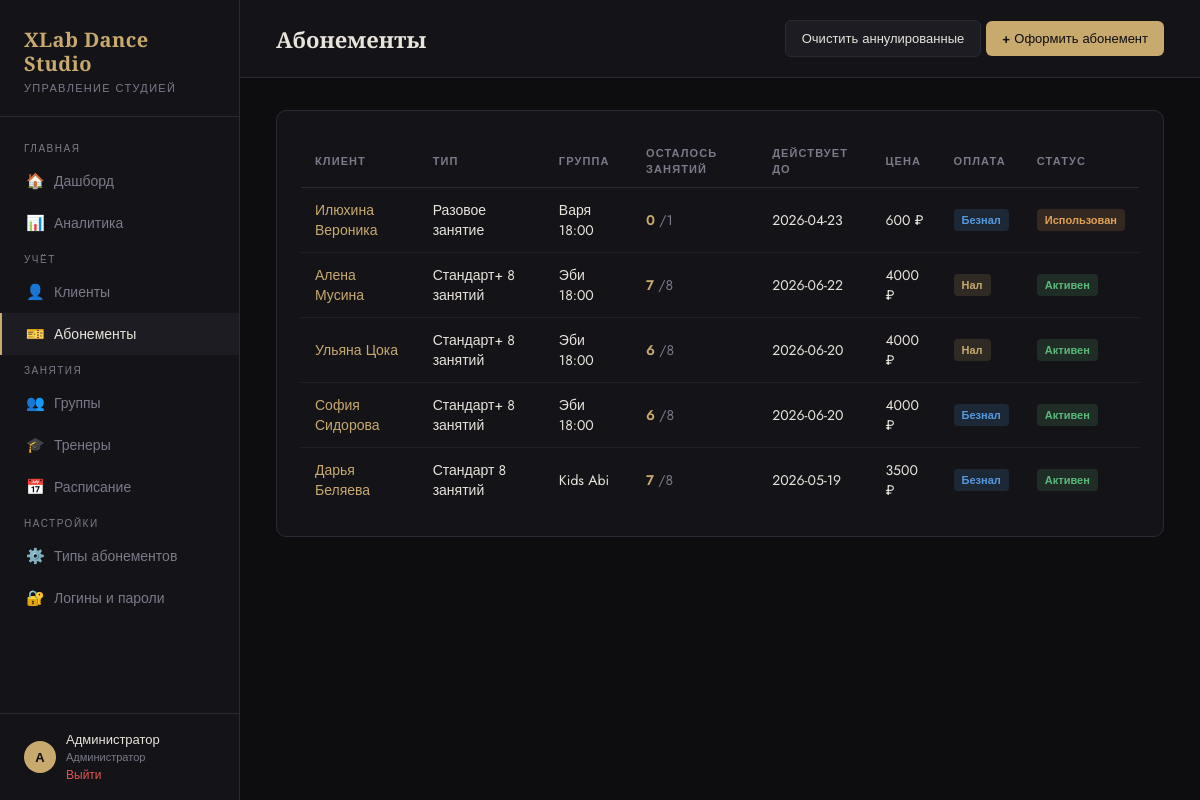
The app's page /subscriptions (signed in) with its own data.
### tables this page shows
CREATE TABLE users (
            id INTEGER PRIMARY KEY AUTOINCREMENT,
            role TEXT NOT NULL, -- admin | trainer
            username TEXT UNIQUE NOT NULL,
            password TEXT NOT NULL,
            name TEXT NOT NULL,
            trainer_id INTEGER UNIQUE REFERENCES trainers(id) ON DELETE CASCADE
        );

CREATE TABLE subscriptions (
            id INTEGER PRIMARY KEY AUTOINCREMENT,
            client_id INTEGER REFERENCES clients(id) ON DELETE CASCADE,
            type_id INTEGER REFERENCES subscription_types(id),
            group_id INTEGER REFERENCES groups(id) ON DELETE SET NULL,
            lessons_total INTEGER NOT NULL,
            lessons_left INTEGER NOT NULL,
            start_date TEXT NOT NULL,
            end_date TEXT NOT NULL,
            price_paid REAL NOT NULL,
            status TEXT DEFAULT 'active',
            created_at TEXT DEFAULT (datetime('now','localtime'))
        , payment_method TEXT DEFAULT 'cash', cash_amount REAL DEFAULT 0, non_cash_amount REAL DEFAULT 0);

CREATE TABLE clients (
            id INTEGER PRIMARY KEY AUTOINCREMENT,
            name TEXT NOT NULL,
            phone TEXT,
            email TEXT,
            birthdate TEXT,
            parent_id INTEGER REFERENCES clients(id) ON DELETE SET NULL,
            notes TEXT,
            created_at TEXT DEFAULT (datetime('now','localtime'))
        );

CREATE TABLE subscription_types (
            id INTEGER PRIMARY KEY AUTOINCREMENT,
            name TEXT NOT NULL,
            lessons_count INTEGER NOT NULL,
            price REAL NOT NULL,
            validity_days INTEGER NOT NULL,
            carry_over INTEGER DEFAULT 0,
            description TEXT
        );

CREATE TABLE groups (
            id INTEGER PRIMARY KEY AUTOINCREMENT,
            name TEXT NOT NULL,
            trainer_id INTEGER REFERENCES trainers(id) ON DELETE SET NULL,
            age_range TEXT,
            level TEXT,
            max_capacity INTEGER DEFAULT 20,
            description TEXT,
            created_at TEXT DEFAULT (datetime('now','localtime'))
        );

### app.py (the view)
@app.route('/subscriptions')
@login_required
def subscriptions():
    db = get_db()
    subs = db.execute('''SELECT s.*, c.name as client_name, st.name as type_name, g.name as group_name
        FROM subscriptions s
        JOIN clients c ON s.client_id=c.id
        JOIN subscription_types st ON s.type_id=st.id
        LEFT JOIN groups g ON s.group_id=g.id
        WHERE s.status != 'cancelled'
        ORDER BY s.created_at DESC''').fetchall()
    return render_template('subscriptions.html', subscriptions=subs)

### app.py (called while the page is built, shortened)
def current_role():
    return session.get('role', 'admin')

def is_admin():
    return current_role() == 'admin'

def sync_session_user():
    if 'user_id' not in session:
        return
    db = get_db()
    user = db.execute('SELECT role, trainer_id, name FROM users WHERE id=?', (session['user_id'],)).fetchone()
    if not user:
        session.clear()
        return
    session['role'] = user['role']
    session['trainer_id'] = user['trainer_id']
    session['user_name'] = user['name']

@app.before_request
def setup():
    if request.endpoint is None:
        return
    if request.endpoint in ('login', 'logout', 'static'):
        return
    if 'user_id' not in session:
        return
    sync_session_user()
    if is_admin():
        return

def login_required(f):
    from functools import wraps
    @wraps(f)
    def decorated(*args, **kwargs):
        if 'user_id' not in session:
            return redirect(url_for('login'))
        return f(*args, **kwargs)
    return decorated

### database.py (called while the page is built)
def get_db():
    from app import app
    if 'db' not in g:
        g.db = sqlite3.connect(DATABASE)
        g.db.row_factory = sqlite3.Row
        g.db.execute("PRAGMA foreign_keys = ON")
    return g.db

### templates/subscriptions.html (shortened to what this page needs)
{% extends "base.html" %}
{% block topbar_title %}Абонементы{% endblock %}
{% block topbar_actions %}
  <form method="POST" action="{{ url_for('delete_cancelled_subscriptions') }}" style="display:inline;" onsubmit="return confirm('Удалить все аннулированные абонементы?')">
    <button type="submit" class="btn btn-secondary">Очистить аннулированные</button>
  </form>
  <a href="{{ url_for('add_subscription') }}" class="btn btn-primary">+ Оформить абонемент</a>
{% endblock %}
{% block content %}
<div class="card">
  {% if subscriptions %}
  <div class="table-wrap">
    <table>
      <thead>
        <tr><th>Клиент</th><th>Тип</th><th>Группа</th><th>Осталось занятий</th><th>Действует до</th><th>Цена</th><th>Оплата</th><th>Статус</th></tr>
      </thead>
      <tbody>
        {% for s in subscriptions %}
        <tr>
          <td><a href="{{ url_for('client_detail', id=s.client_id) }}">{{ s.client_name }}</a></td>
          <td>{{ s.type_name }}</td>
          <td>{{ s.group_name or '—' }}</td>
          <td>
            <span style="color:var(--accent); font-weight:600">{{ s.lessons_left }}</span>
            <span style="color:var(--muted)">/{{ s.lessons_total }}</span>
          </td>
          <td>{{ s.end_date }}</td>
          <td>{{ "%.0f"|format(s.price_paid) }} ₽</td>
          <td>
            {% if s.payment_method == 'card' %}
              <span class="badge badge-blue">Безнал</span>
            {% elif s.payment_method == 'mixed' %}
              <span class="badge badge-yellow">Смешанная</span>
            {% else %}
              <span class="badge badge-gold">Нал</span>
            {% endif %}
          </td>
          <td>
            {% if s.status == 'active' %}
              <span class="badge badge-green">Активен</span>
            {% elif s.status == 'used' %}
              <span class="badge badge-yellow">Использован</span>
            {% elif s.status == 'inactive' %}
              <span class="badge badge-blue">Не активирован</span>
            {% else %}
              <span class="badge badge-red">Отменён</span>
            {% endif %}
          </td>
        </tr>
        {% endfor %}
      </tbody>
    </table>
  </div>
  {% else %}
  <div class="empty-state"><div class="icon">🎫</div><p>Абонементов пока нет</p></div>
  {% endif %}
</div>
{% endblock %}

### templates/base.html (shortened to what this page needs)
<!DOCTYPE html>
<html lang="ru">
<head>
</head>
<body>
<aside class="sidebar">
  <div class="sidebar-logo">
    <h1>XLab Dance<br>Studio</h1>
    <p>Управление студией</p>
  </div>
  <nav class="nav">
    <div class="nav-section">Главная</div>
    <a href="{{ url_for('dashboard') }}" class="{{ 'active' if request.endpoint == 'dashboard' }}">
      <span class="icon">🏠</span> Дашборд
    </a>
    {% if session.role == 'admin' %}
    <a href="{{ url_for('analytics') }}" class="{{ 'active' if request.endpoint == 'analytics' }}">
      <span class="icon">📊</span> Аналитика
    </a>
    {% endif %}
    {% if session.role == 'admin' %}
    <div class="nav-section">Учёт</div>
    <a href="{{ url_for('clients') }}" class="{{ 'active' if 'client' in request.endpoint }}">
      <span class="icon">👤</span> Клиенты
    </a>
    <a href="{{ url_for('subscriptions') }}" class="{{ 'active' if 'subscription' in request.endpoint and request.endpoint != 'subscription_types' }}">
      <span class="icon">🎫</span> Абонементы
    </a>
    {% endif %}
    <div class="nav-section">Занятия</div>
    {% if session.role == 'admin' %}
    <a href="{{ url_for('groups') }}" class="{{ 'active' if 'group' in request.endpoint }}">
      <span class="icon">👥</span> Группы
    </a>
    {% endif %}
    {% if session.role == 'admin' %}
    <a href="{{ url_for('trainers') }}" class="{{ 'active' if 'trainer' in request.endpoint }}">
      <span class="icon">🎓</span> Тренеры
    </a>
    {% endif %}
    <a href="{{ url_for('schedule') }}" class="{{ 'active' if 'schedule' in request.endpoint or 'attendance' in request.endpoint }}">
      <span class="icon">📅</span> Расписание
    </a>
    {% if session.role == 'admin' %}
    <div class="nav-section">Настройки</div>
    <a href="{{ url_for('subscription_types') }}" class="{{ 'active' if request.endpoint == 'subscription_types' }}">
      <span class="icon">⚙️</span> Типы абонементов
    </a>
    <a href="{{ url_for('accounts') }}" class="{{ 'active' if 'account' in request.endpoint }}">
      <span class="icon">🔐</span> Логины и пароли
    </a>
    {% endif %}
  </nav>
  <div class="sidebar-user">
    <div class="avatar">{{ session.user_name[0] if session.user_name }}</div>
    <div>
      <div style="color: var(--text); font-size: 13px;">{{ session.user_name }}</div>
      <div style="font-size: 11px; color: var(--muted);">{{ 'Администратор' if session.role == 'admin' else 'Тренер' }}</div>
      <a href="{{ url_for('logout') }}">Выйти</a>
    </div>
  </div>
</aside>
<div class="main">
  <div class="topbar">
    <h2>{% block topbar_title %}{% endblock %}</h2>
    <div>{% block topbar_actions %}{% endblock %}</div>
  </div>
  <div class="content">
    {% block content %}{% endblock %}
  </div>
</div>
</body>
</html>

### templates/base.html (style rules this page uses)
:root { --bg: #0d0d0f; --surface: #141418; --surface2: #1c1c22; --border: #2a2a35; --accent: #c8a96e; --accent2: #e8c88a; --text: #e8e4dc; --muted: #7a7a8a; --danger: #e05555; --success: #5cb87a; --warning: #e0a055; --info: #5599e0; --sidebar-w: 240px; }
* { box-sizing: border-box; margin: 0; padding: 0; }
body { background: var(--bg); color: var(--text); font-family: 'Jost', sans-serif; font-weight: 400; min-height: 100vh; display: flex; }
.sidebar { width: var(--sidebar-w); min-height: 100vh; background: var(--surface); border-right: 1px solid var(--border); display: flex; flex-direction: column; position: fixed; top: 0; left: 0; z-index: 100; }
.sidebar-logo { padding: 28px 24px 20px; border-bottom: 1px solid var(--border); }
.sidebar-logo h1 { font-family: 'Playfair Display', serif; font-size: 20px; font-weight: 700; color: var(--accent); letter-spacing: 0.02em; line-height: 1.2; }
.sidebar-logo p { font-size: 11px; color: var(--muted); letter-spacing: 0.12em; text-transform: uppercase; margin-top: 4px; }
.nav { flex: 1; padding: 16px 0; overflow-y: auto; max-height: calc(100vh - 200px); }
.nav-section { padding: 8px 24px 4px; font-size: 10px; letter-spacing: 0.15em; text-transform: uppercase; color: var(--muted); }
.nav a { display: flex; align-items: center; gap: 10px; padding: 10px 24px; color: var(--muted); text-decoration: none; font-size: 14px; font-weight: 400; transition: all 0.2s; border-left: 2px solid transparent; }
.nav a:hover, .nav a.active { color: var(--text); background: var(--surface2); border-left-color: var(--accent); }
.nav a .icon { width: 18px; text-align: center; font-size: 15px; }
.sidebar-user { padding: 16px 24px; border-top: 1px solid var(--border); font-size: 13px; color: var(--muted); display: flex; align-items: center; gap: 10px; }
.sidebar-user .avatar { width: 32px; height: 32px; border-radius: 50%; background: var(--accent); display: flex; align-items: center; justify-content: center; color: var(--bg); font-weight: 700; font-size: 13px; }
.sidebar-user a { color: var(--danger); text-decoration: none; font-size: 12px; }
.main { margin-left: var(--sidebar-w); flex: 1; min-height: 100vh; }
.topbar { padding: 20px 36px; border-bottom: 1px solid var(--border); background: var(--surface); display: flex; align-items: center; justify-content: space-between; position: sticky; top: 0; z-index: 50; }
.topbar h2 { font-family: 'Playfair Display', serif; font-size: 22px; font-weight: 600; color: var(--text); }
.content { padding: 32px 36px; }
.card { background: var(--surface); border: 1px solid var(--border); border-radius: 10px; padding: 24px; }
.table-wrap { overflow-x: auto; }
table { width: 100%; border-collapse: collapse; }
th { text-align: left; padding: 10px 14px; font-size: 11px; font-weight: 600; letter-spacing: 0.1em; text-transform: uppercase; color: var(--muted); border-bottom: 1px solid var(--border); }
td { padding: 12px 14px; font-size: 14px; border-bottom: 1px solid rgba(42,42,53,0.6); vertical-align: middle; }
tr:last-child td { border-bottom: none; }
.btn { display: inline-flex; align-items: center; gap: 6px; padding: 8px 16px; border-radius: 6px; font-size: 13px; font-weight: 500; cursor: pointer; border: none; text-decoration: none; transition: all 0.2s; font-family: 'Jost', sans-serif; }
.btn-primary { background: var(--accent); color: var(--bg); }
.btn-secondary { background: var(--surface2); color: var(--text); border: 1px solid var(--border); }
.badge { display: inline-flex; align-items: center; padding: 3px 8px; border-radius: 4px; font-size: 11px; font-weight: 600; }
.badge-green { background: rgba(92,184,122,0.15); color: var(--success); }
.badge-yellow { background: rgba(224,160,85,0.15); color: var(--warning); }
.badge-blue { background: rgba(85,153,224,0.15); color: var(--info); }
.badge-gold { background: rgba(200,169,110,0.15); color: var(--accent); }
a { color: var(--accent); text-decoration: none; }

### records on screen
users: name "А", user_name "Администратор", role "Администратор"
subscriptions: client_name "Илюхина Вероника", type_name "Разовое занятие", name "Варя 18:00", lessons_left "0", lessons_total "1", end_date "2026-04-23", price_paid "600", payment_method "Безнал", status "Использован"
subscriptions: client_name "Алена Мусина", type_name "Стандарт+ 8 занятий", name "Эби 18:00", lessons_left "7", lessons_total "8", end_date "2026-06-22", price_paid "4000", payment_method "Нал", status "Активен"
subscriptions: client_name "Ульяна Цока", type_name "Стандарт+ 8 занятий", name "Эби 18:00", lessons_left "6", lessons_total "8", end_date "2026-06-20", price_paid "4000", payment_method "Нал", status "Активен"
subscriptions: client_name "София Сидорова", type_name "Стандарт+ 8 занятий", name "Эби 18:00", lessons_left "6", lessons_total "8", end_date "2026-06-20", price_paid "4000", payment_method "Безнал", status "Активен"
subscriptions: client_name "Дарья Беляева", type_name "Стандарт 8 занятий", name "Kids Abi", lessons_left "7", lessons_total "8", end_date "2026-05-19", price_paid "3500", payment_method "Безнал", status "Активен"
